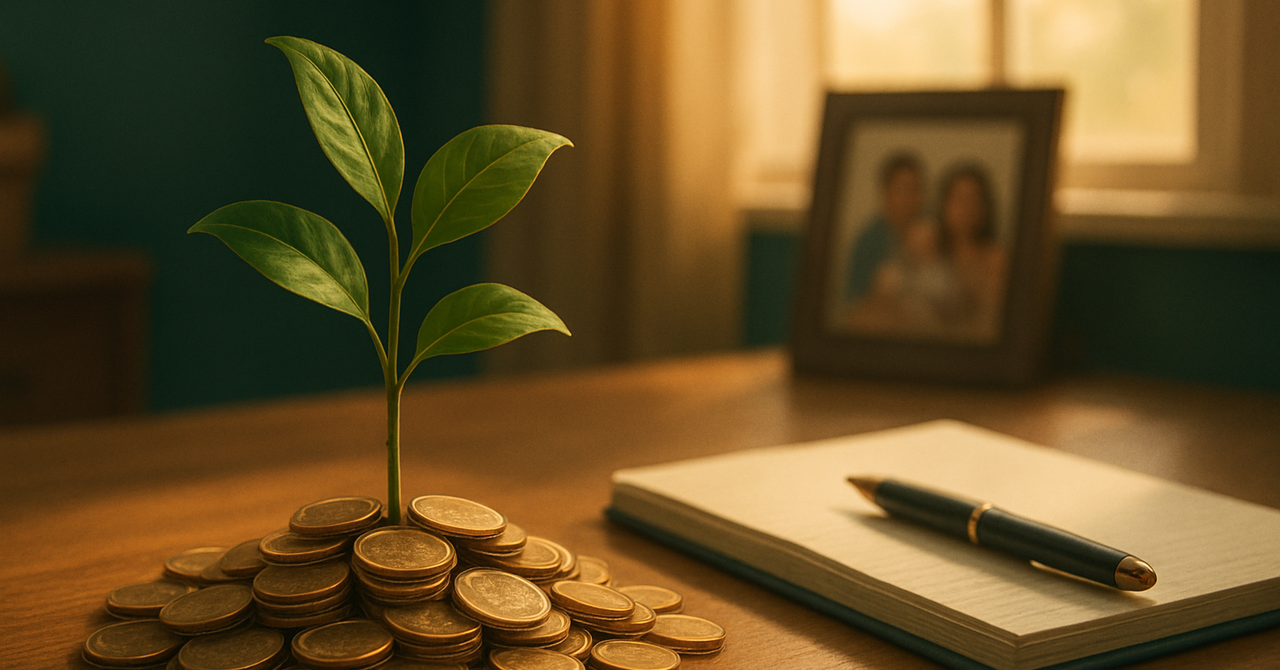
#> input picture dev/7-assets/assets/bg-note.png, 1280 x 670 px
$ python make_cover.py
#> lines starting #> are read from the running program, lines starting #| are printed output that depends on the picture
#!/usr/bin/env python3
"""note マガジン「子育て世代の王道資産形成」の見出し画像を生成する。

出力: dev/7-assets/assets/magazine-cover.png（1280x670 = note推奨の 1.91:1）
サムネイル（make_eyecatch.py）と同じ背景・配色を使う。
noteのマガジントップでは中央の横帯だけが表示されるため、主要素（タイトル＋
1行タグライン）は上下中央の安全帯（bottom基準で y=0.40〜0.80）に収める。
文言や色を変えたらこのスクリプトを実行し直す。
"""
from __future__ import annotations

from pathlib import Path

import matplotlib
matplotlib.use("Agg")
import matplotlib.pyplot as plt  # noqa: E402
import matplotlib.patheffects as pe  # noqa: E402
import numpy as np  # noqa: E402
from matplotlib import font_manager  # noqa: E402
from PIL import Image  # noqa: E402

HERE = Path(__file__).parent
OUT = HERE / "magazine-cover.png"
BG_PATH = HERE / "bg-note.png"

for _name in ("Yu Gothic", "Meiryo", "MS Gothic", "IPAexGothic",
              "Hiragino Sans", "Noto Sans CJK JP", "Noto Sans JP"):
    try:
        if font_manager.findfont(_name, fallback_to_default=False):
            matplotlib.rcParams["font.family"] = _name
            break
    except Exception:  # noqa: BLE001
        continue

BG = "#1c2e2a"       # 深いティールグリーン
ACCENT = "#d4a94f"   # 落ち着いたゴールド
TITLE = "#f5f7f3"
SUB = "#c9d6cf"

W, H = 1280, 670
fig = plt.figure(figsize=(W / 200, H / 200), dpi=200)
ax = fig.add_axes([0, 0, 1, 1])
ax.axis("off")
ax.set_xlim(0, 1)
ax.set_ylim(0, 1)

if BG_PATH.exists():
    img = np.asarray(Image.open(BG_PATH).convert("RGB"))
#> img is the input picture: shape (670, 1280, 3); mean R, G, B 101.5, 79, 38.6
    ax.imshow(img, extent=[0, 1, 0, 1], aspect="auto", zorder=0)
    ax.add_patch(plt.Rectangle((0, 0), 1, 1, color=BG, alpha=0.55, zorder=1))
else:
    ax.add_patch(plt.Rectangle((0, 0), 1, 1, color=BG, zorder=0))

ax.add_patch(plt.Rectangle((0, 0), 1, 0.02, color=ACCENT, zorder=2))              # 下端ライン
ax.add_patch(plt.Rectangle((0.075, 0.635), 0.075, 0.017, color=ACCENT, zorder=2))  # タイトル上バー

_title = ax.text(0.072, 0.535, "子育て世代の王道資産形成",
                 fontsize=25, color=TITLE, fontweight="bold", va="center", zorder=3)
_title.set_path_effects([pe.withStroke(linewidth=1.4, foreground=TITLE)])

ax.text(0.075, 0.43,
        "【月5万円】我慢しない家計管理と、失敗しない資産形成の王道",
        fontsize=11.5, color=SUB, va="center", zorder=3)

fig.savefig(OUT, dpi=200, facecolor=BG)
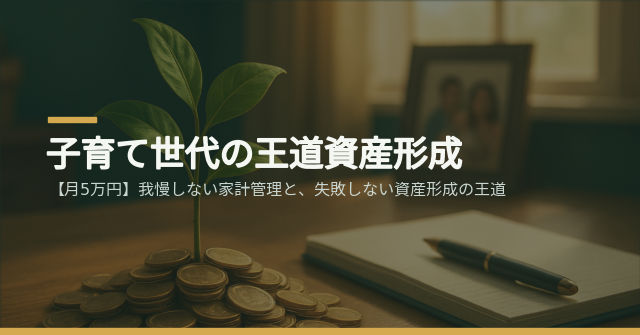
#> figure drawn by matplotlib, 1 panel
plt.close(fig)
print(f"saved: {OUT} ({W}x{H})")
